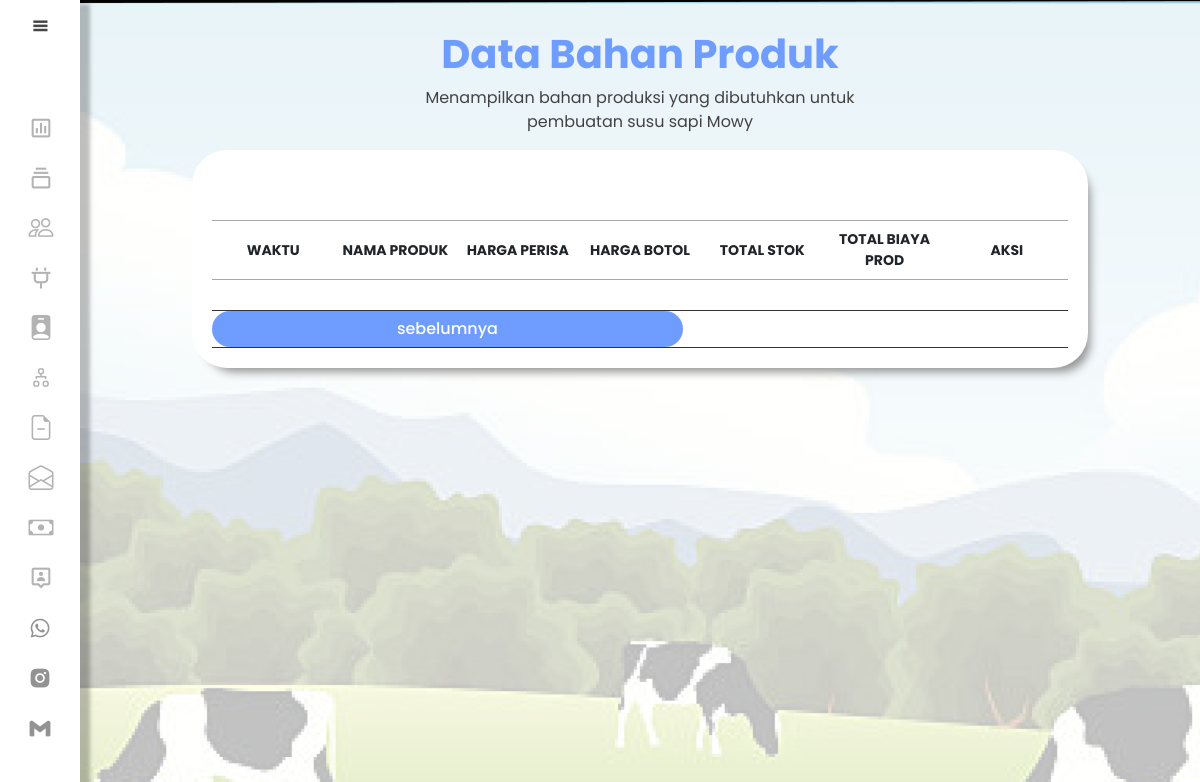
The page /admin/bahan-selanjutnya.php (signed in) on the database as committed earlier.
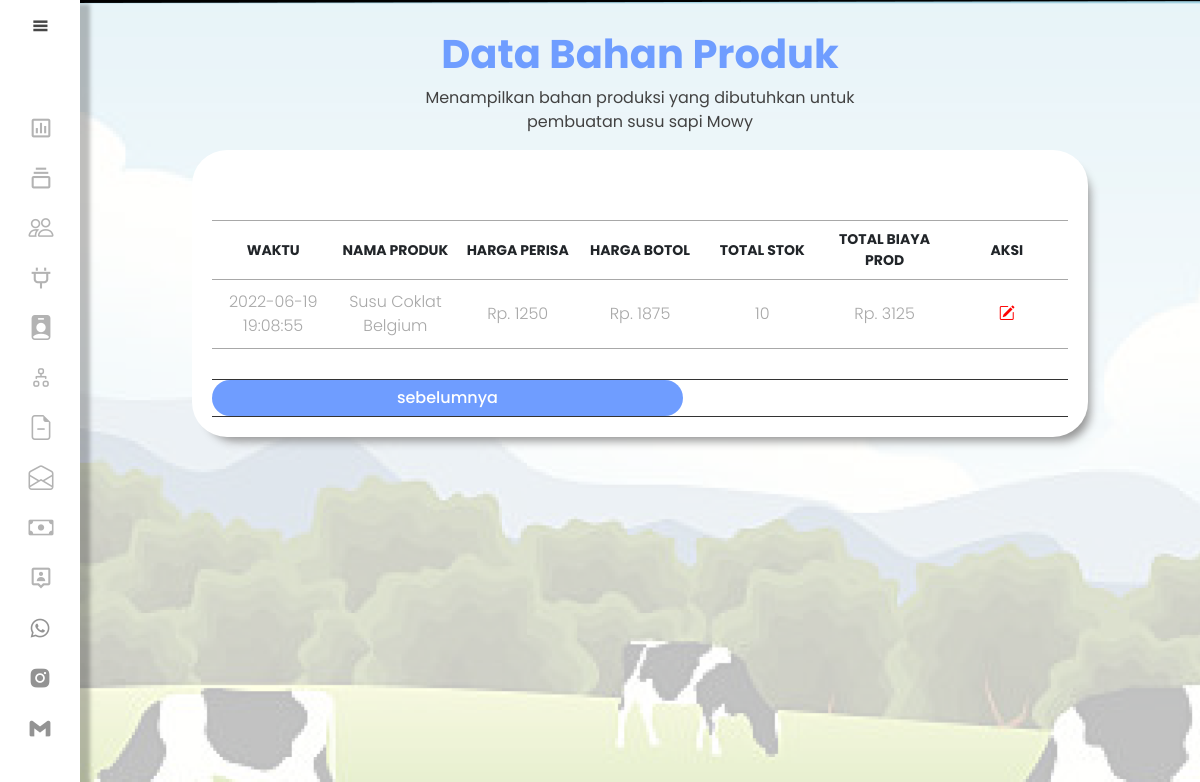
The same page on the database as committed later.
### tables this page shows
CREATE TABLE `data_bahan_produksi` (
  `id_bahan` int(5) NOT NULL,
  `id_pegawai` int(5) NOT NULL,
  `nama_produksi` varchar(255) NOT NULL,
  `perisa` varchar(50) NOT NULL,
  `jumlah_perisa` int(5) NOT NULL,
  `jumlah_susu` float NOT NULL,
  `jumlah_botol` int(255) NOT NULL,
  `ukuran` int(255) NOT NULL,
  `total` int(255) NOT NULL,
  `waktu_bahan` datetime NOT NULL DEFAULT current_timestamp()
);

### admin/bahan-selanjutnya.php (the view, shortened to what this page needs)
<!DOCTYPE html>
<html lang="en">
<head>
    <link href="https://cdn.jsdelivr.net/npm/bootstrap@5.1.3/dist/css/bootstrap.min.css" rel="stylesheet">
    <link href='https://unpkg.com/boxicons@2.1.2/css/boxicons.min.css' rel='stylesheet'>
    <link rel="stylesheet" href="https://cdn.jsdelivr.net/npm/bootstrap-icons@1.8.1/font/bootstrap-icons.css">
    <link rel="stylesheet" href="css/bahanProduk.css">
</head>
<body>
    <div class="sidebar">
        <div class="logo-content">
            <div class="logo">
            </div>
            <i class='bx bx-menu' id="btn"></i>
        </div>
        <ul class="nav">
            <li>
                <a href="index.php">
                    <i class='bx bx-bar-chart-square'></i>
                </a>
            </li>
            <li>
                <a href="produk.php">
                    <i class='bx bx-collection'></i>
                </a>
            </li>
            <li>
                <a href="data_pembeli.php">
                    <i class="bi bi-people"></i>
                </a>
            </li>
            <li>
                <a href="transaksi.php">
                    <i class='bx bx-plug'></i>
                </a>
            </li>
            <li>
                <a href="data_pegawai.php">
                    <i class="bi bi-person-badge-fill"></i>
                </a>
            </li>
            <li>
                <a href="website.php">
                    <i class="bi bi-diagram-2"></i>
                </a>
            </li>
            <li>
                <a href="bahanProduk.php">
                    <i class='bi bi-file-earmark-minus'></i>
                </a>
            </li>
            <li>
                <a href="ulasan.php">
                    <i class="bi bi-envelope-open"></i>
                </a>
            </li>
            <li>
                <a href="rekapitulasi.php">
                    <i class="bi bi-cash"></i>
                </a>
            </li>
            <li>
                <a href="profil.php">
                    <i class='bx bx-user-pin'></i>
                </a>
            </li>
            <div class="sosial-media">
                <i class='sosial bx bxl-gmail' id="gmail"></i>
                <a href="https://www.instagram.com/__deenda/">
                    <i class='sosial bx bxl-instagram-alt' id="instagram"></i>
                </a>
                <a href="http://wa.me/+628813430521">
                    <i class='sosial bx bxl-whatsapp' id="whatsapp"></i>
                </a>
            </div>
        </ul>
    </div>
    <div class="home-content">
        <div class="data-produk">
            <div class="title">
                <h1>Data Bahan Produk</h1>
                <p>Menampilkan bahan produksi yang dibutuhkan untuk <br> pembuatan susu sapi Mowy</p>
            </div>
            <div class="data-tabel">
                <table>
                    <thead>
                        <tr id="table-title">
                            <th>Waktu</th>
                            <th>Nama Produk</th>
                            <th>Harga perisa</th>
                            <th>Harga botol</th>
                            <th>Total stok</th>
                            <th>Total biaya prod</th>
                            <th>Aksi</th>
                        </tr>
                    </thead>
                    <tbody>
                        <?php
                        require("../link/homepage/koneksi.php");
                        $query = "SELECT * FROM data_bahan_produksi";
                        $result = $conn -> query($query);
                        while ($row = $result -> fetch_assoc()) :
                        ?>
                        <tr id="data-table">
                            <td><?php echo $row['waktu_bahan']; ?></td>
                            <td><?php echo $row['nama_produksi'] ?></td>
                            <td>Rp. <?php echo $row['jumlah_perisa'] * 250 ?></td>
                            <td>Rp. <?php echo $row['jumlah_susu'] * 750?></td>
                            <td><?php echo $row['jumlah_botol']; ?> </td>
                            <td>Rp. <?php echo $row['total'] ?></td>
                            <td>
                                <a href="editbahan.php?id=<?= $row["id_bahan"]; ?>">
                                    <button type="button" class="bi bi-pencil-square" id="edit"></button>
                                </a>
                            </td>
                        </tr>
                        <?php endwhile ?>
                    </tbody>
                </table>
                <div class="button-action">
                    <button onclick="window.location.href='bahanProduk.php'" class="btn btn-sebelumnya">sebelumnya</button>
                </div>
            </div>
        </div>
    </div>
</body>
</html>

Rows that differ between the two databases and show on the page:
added data_bahan_produksi: waktu_bahan "2022-06-19 19:08:55", nama_produksi "Susu Coklat Belgium", $row['jumlah_perisa']*250 "1250", $row['jumlah_susu']*750 "1875", jumlah_botol "10", total "3125"
